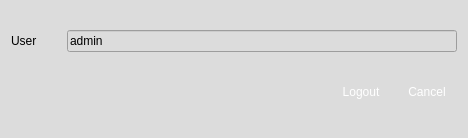
<?xml version="1.0" encoding="UTF-8"?>
<ui version="4.0">
 <class>VSCUserStatus</class>
 <widget class="QDialog" name="VSCUserStatus">
  <property name="geometry">
   <rect>
    <x>0</x>
    <y>0</y>
    <width>468</width>
    <height>138</height>
   </rect>
  </property>
  <property name="windowTitle">
   <string>User</string>
  </property>
  <property name="windowIcon">
   <iconset resource="vscmainwindows.qrc">
    <normaloff>:/logo/resources/vscsmall.png</normaloff>:/logo/resources/vscsmall.png</iconset>
  </property>
  <property name="styleSheet">
   <string notr="true">background-color: rgb(220, 220, 220);</string>
  </property>
  <property name="modal">
   <bool>true</bool>
  </property>
  <layout class="QVBoxLayout" name="verticalLayout">
   <item>
    <layout class="QHBoxLayout" name="horizontalLayout">
     <property name="spacing">
      <number>30</number>
     </property>
     <item>
      <widget class="QLabel" name="label">
       <property name="styleSheet">
        <string notr="true">font: 12pt &quot;Arial&quot;;</string>
       </property>
       <property name="text">
        <string>User</string>
       </property>
      </widget>
     </item>
     <item>
      <widget class="QLineEdit" name="lineEditName">
       <property name="styleSheet">
        <string notr="true">font: 12pt &quot;Arial&quot;;</string>
       </property>
       <property name="text">
        <string>admin</string>
       </property>
       <property name="readOnly">
        <bool>true</bool>
       </property>
      </widget>
     </item>
    </layout>
   </item>
   <item>
    <layout class="QHBoxLayout" name="_2">
     <property name="spacing">
      <number>6</number>
     </property>
     <property name="leftMargin">
      <number>0</number>
     </property>
     <property name="topMargin">
      <number>0</number>
     </property>
     <property name="rightMargin">
      <number>0</number>
     </property>
     <property name="bottomMargin">
      <number>0</number>
     </property>
     <item>
      <spacer>
       <property name="orientation">
        <enum>Qt::Horizontal</enum>
       </property>
       <property name="sizeHint" stdset="0">
        <size>
         <width>131</width>
         <height>31</height>
        </size>
       </property>
      </spacer>
     </item>
     <item>
      <widget class="QPushButton" name="pbLogout">
       <property name="minimumSize">
        <size>
         <width>60</width>
         <height>30</height>
        </size>
       </property>
       <property name="maximumSize">
        <size>
         <width>60</width>
         <height>30</height>
        </size>
       </property>
       <property name="styleSheet">
        <string notr="true">QPushButton { 
border:none;
color:white;
background-image: url(:/action/resources/button.png);}
QPushButton:hover {
	background-image: url(:/action/resources/buttonpress.png);}
QPushButton:pressed {
	background-image: url(:/action/resources/button.png);}</string>
       </property>
       <property name="text">
        <string>Logout</string>
       </property>
      </widget>
     </item>
     <item>
      <widget class="QPushButton" name="pbCancel">
       <property name="minimumSize">
        <size>
         <width>60</width>
         <height>30</height>
        </size>
       </property>
       <property name="maximumSize">
        <size>
         <width>60</width>
         <height>30</height>
        </size>
       </property>
       <property name="autoFillBackground">
        <bool>false</bool>
       </property>
       <property name="styleSheet">
        <string notr="true">QPushButton { 
border:none;
color:white;
background-image: url(:/action/resources/button.png);}
QPushButton:hover {
	background-image: url(:/action/resources/buttonpress.png);}
QPushButton:pressed {
	background-image: url(:/action/resources/button.png);}</string>
       </property>
       <property name="text">
        <string>Cancel</string>
       </property>
      </widget>
     </item>
    </layout>
   </item>
  </layout>
 </widget>
 <resources>
  <include location="vscmainwindows.qrc"/>
 </resources>
 <connections>
  <connection>
   <sender>pbLogout</sender>
   <signal>clicked()</signal>
   <receiver>VSCUserStatus</receiver>
   <slot>accept()</slot>
   <hints>
    <hint type="sourcelabel">
     <x>278</x>
     <y>253</y>
    </hint>
    <hint type="destinationlabel">
     <x>96</x>
     <y>254</y>
    </hint>
   </hints>
  </connection>
  <connection>
   <sender>pbCancel</sender>
   <signal>clicked()</signal>
   <receiver>VSCUserStatus</receiver>
   <slot>reject()</slot>
   <hints>
    <hint type="sourcelabel">
     <x>369</x>
     <y>253</y>
    </hint>
    <hint type="destinationlabel">
     <x>179</x>
     <y>282</y>
    </hint>
   </hints>
  </connection>
 </connections>
</ui>
